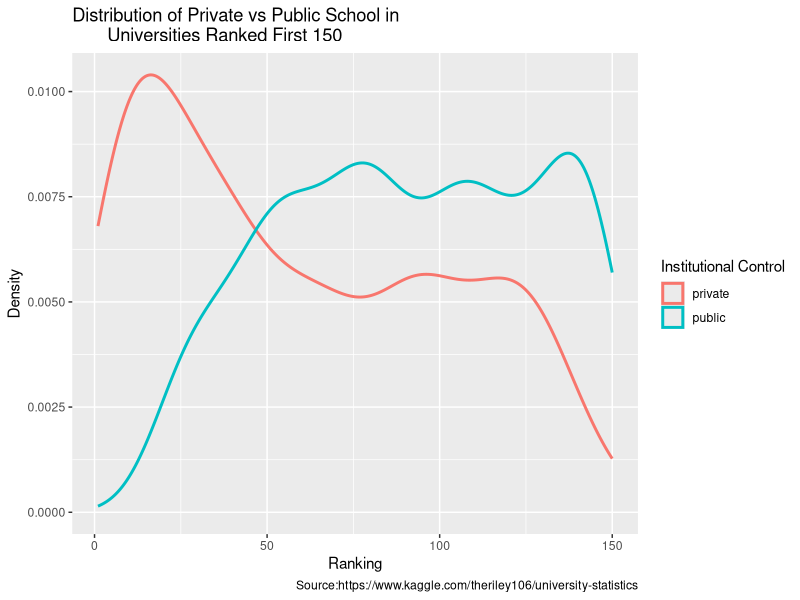

R code for this plot:
## ---- chunk 1
library(tidyverse)
## ---- chunk 2
uni_data <- read.csv("universities.csv")

data_colnames <- c("rank","sat_avg", "acceptance_rate", "state",
                   "tuition", "overallRank", "institutionalControl",
                   "percent_receiving_aid")

uni_data <- uni_data[data_colnames]
uni_data
## ---- chunk 3


## ---- chunk 4
instiControl_data <- uni_data[c(1:150),c(1:7)]

ggplot(instiControl_data, aes(x = rank, color = institutionalControl)) + 
  geom_density(adjust = .7, size = 1) + 
  labs(x = "Ranking",
       y = "Density",
       color = "Institutional Control",
       title = "Distribution of Private vs Public School in 
       Universities Ranked First 150",
       caption = "Source:https://www.kaggle.com/theriley106/university-statistics")
